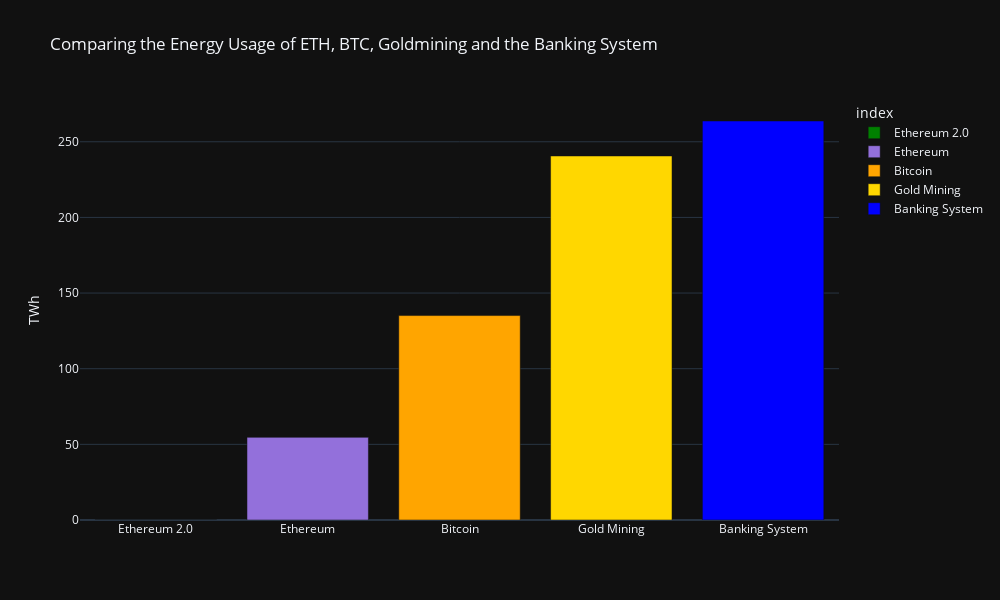

The notebook cell saved with this chart:
### Markdown cell above
## Comparing energy usage of the Banking system, Gold mining, Bitcoin, Ethereum and Ethereum 2.0

### Code cell
# Plotting the Tradfi compared bar chart
tradfi_compared_chart = px.bar(tradfi_compared_df,
                               title="Comparing the Energy Usage of ETH, BTC, Goldmining and the Banking System",
                               color=tradfi_compared_df.index,
                               color_discrete_map ={"Ethereum 2.0":"green", "Ethereum":"#9370DB", "Bitcoin":"orange", "Gold Mining":"gold", "Banking System":"blue"})

tradfi_compared_chart.update_layout(yaxis_title="TWh", xaxis_title="", template="plotly_dark", height=600, width=1000)

tradfi_compared_chart.show()

### Figure 1 — Plotly figure (JSON) as saved in the notebook; plotly's stock layout.template omitted (floating-point values rounded to 4 significant figures)
{"data": [{"alignmentgroup": "True", "hovertemplate": "index=%{x}<br>value=%{y}<extra></extra>", "legendgroup": "Ethereum 2.0", "marker": {"color": "green", "pattern": {"shape": ""}}, "name": "Ethereum 2.0", "offsetgroup": "Ethereum 2.0", "orientation": "v", "showlegend": true, "textposition": "auto", "type": "bar", "x": ["Ethereum 2.0"], "xaxis": "x", "y": [0.03], "yaxis": "y"}, {"alignmentgroup": "True", "hovertemplate": "index=%{x}<br>value=%{y}<extra></extra>", "legendgroup": "Ethereum", "marker": {"color": "#9370DB", "pattern": {"shape": ""}}, "name": "Ethereum", "offsetgroup": "Ethereum", "orientation": "v", "showlegend": true, "textposition": "auto", "type": "bar", "x": ["Ethereum"], "xaxis": "x", "y": [54.63], "yaxis": "y"}, {"alignmentgroup": "True", "hovertemplate": "index=%{x}<br>value=%{y}<extra></extra>", "legendgroup": "Bitcoin", "marker": {"color": "orange", "pattern": {"shape": ""}}, "name": "Bitcoin", "offsetgroup": "Bitcoin", "orientation": "v", "showlegend": true, "textposition": "auto", "type": "bar", "x": ["Bitcoin"], "xaxis": "x", "y": [135.1], "yaxis": "y"}, {"alignmentgroup": "True", "hovertemplate": "index=%{x}<br>value=%{y}<extra></extra>", "legendgroup": "Gold Mining", "marker": {"color": "gold", "pattern": {"shape": ""}}, "name": "Gold Mining", "offsetgroup": "Gold Mining", "orientation": "v", "showlegend": true, "textposition": "auto", "type": "bar", "x": ["Gold Mining"], "xaxis": "x", "y": [240.6], "yaxis": "y"}, {"alignmentgroup": "True", "hovertemplate": "index=%{x}<br>value=%{y}<extra></extra>", "legendgroup": "Banking System", "marker": {"color": "blue", "pattern": {"shape": ""}}, "name": "Banking System", "offsetgroup": "Banking System", "orientation": "v", "showlegend": true, "textposition": "auto", "type": "bar", "x": ["Banking System"], "xaxis": "x", "y": [263.7], "yaxis": "y"}], "layout": {"barmode": "relative", "height": 600, "legend": {"title": {"text": "index"}, "tracegroupgap": 0}, "title": {"text": "Comparing the Energy Usage of ETH, BTC, Goldmining and the Banking System"}, "width": 1000, "xaxis": {"anchor": "y", "categoryarray": ["Ethereum 2.0", "Ethereum", "Bitcoin", "Gold Mining", "Banking System"], "categoryorder": "array", "domain": [0, 1], "title": {"text": ""}}, "yaxis": {"anchor": "x", "domain": [0, 1], "title": {"text": "TWh"}}}}
